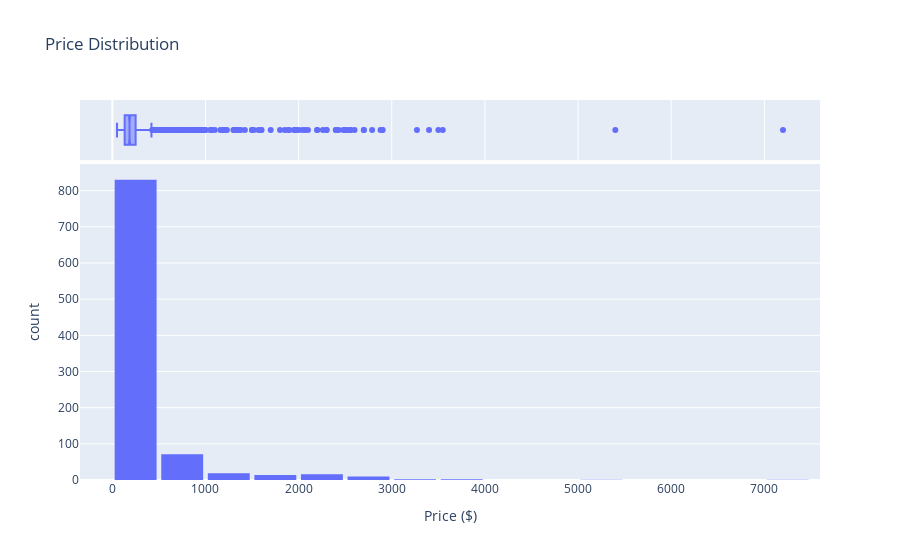

Notebook source saved alongside this figure:
### Code cell
import plotly.express as px

fig = px.histogram(
    df,
    x="price",
    nbins=20,
    title="Price Distribution",
    labels={"price": "Price ($)"},
    marginal="box"  # Optional: adds box plot on side
)
fig.update_layout(bargap=0.1)
fig.show()

### Figure 1 — Plotly figure (JSON) as saved in the notebook; plotly's stock layout.template omitted (floating-point values rounded to 4 significant figures; data arrays with more than 128 entries replaced by an {"elided": "..."} marker saying what was removed)
{"data": [{"alignmentgroup": "True", "bingroup": "x", "hovertemplate": "Price ($)=%{x}<br>count=%{y}<extra></extra>", "legendgroup": "", "marker": {"color": "#636efa", "pattern": {"shape": ""}}, "name": "", "nbinsx": 20, "offsetgroup": "", "orientation": "v", "showlegend": false, "type": "histogram", "x": {"elided": "966 float values"}, "xaxis": "x", "yaxis": "y"}, {"alignmentgroup": "True", "hovertemplate": "Price ($)=%{x}<extra></extra>", "legendgroup": "", "marker": {"color": "#636efa"}, "name": "", "notched": true, "offsetgroup": "", "showlegend": false, "type": "box", "x": {"elided": "966 float values"}, "xaxis": "x2", "yaxis": "y2"}], "layout": {"bargap": 0.1, "barmode": "relative", "legend": {"tracegroupgap": 0}, "title": {"text": "Price Distribution"}, "xaxis": {"anchor": "y", "domain": [0, 1], "title": {"text": "Price ($)"}}, "xaxis2": {"anchor": "y2", "domain": [0, 1], "matches": "x", "showgrid": true, "showticklabels": false}, "yaxis": {"anchor": "x", "domain": [0, 0.8316], "title": {"text": "count"}}, "yaxis2": {"anchor": "x2", "domain": [0.8416, 1], "matches": "y2", "showgrid": false, "showline": false, "showticklabels": false, "ticks": ""}}}
